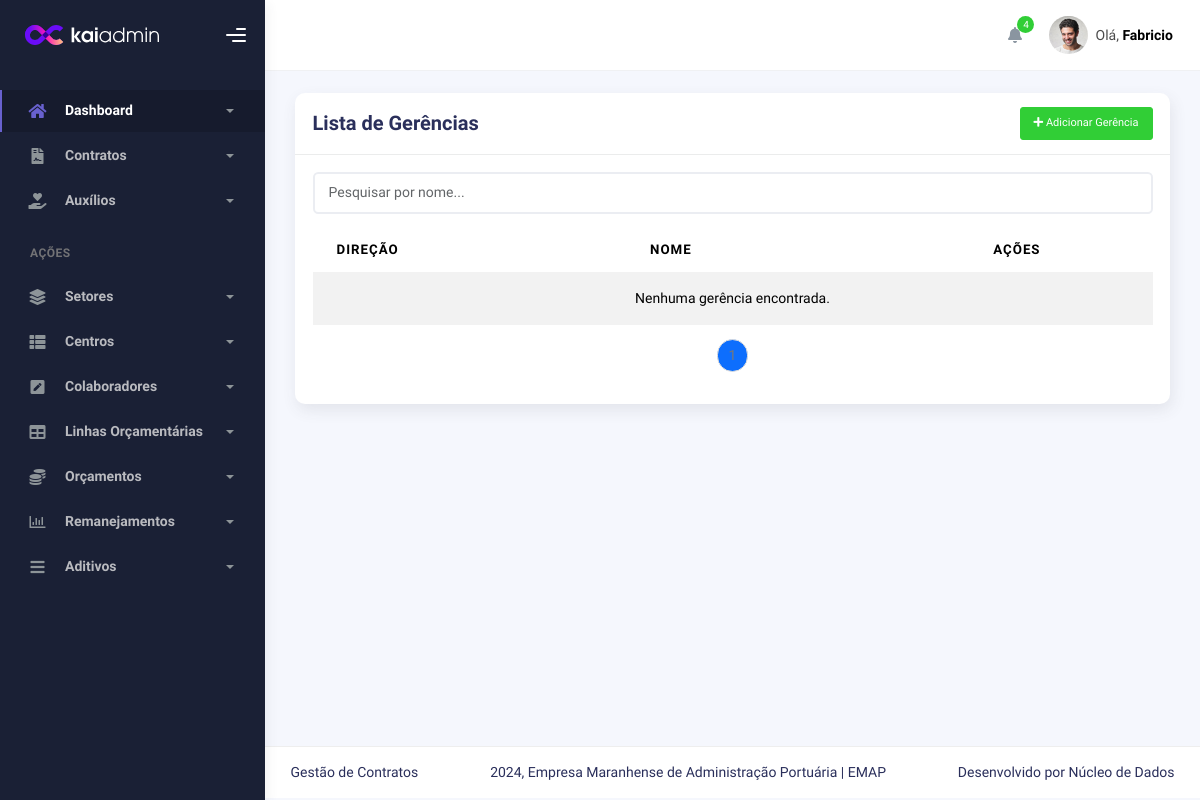
The app's page /setores/listargerencias/, older data.
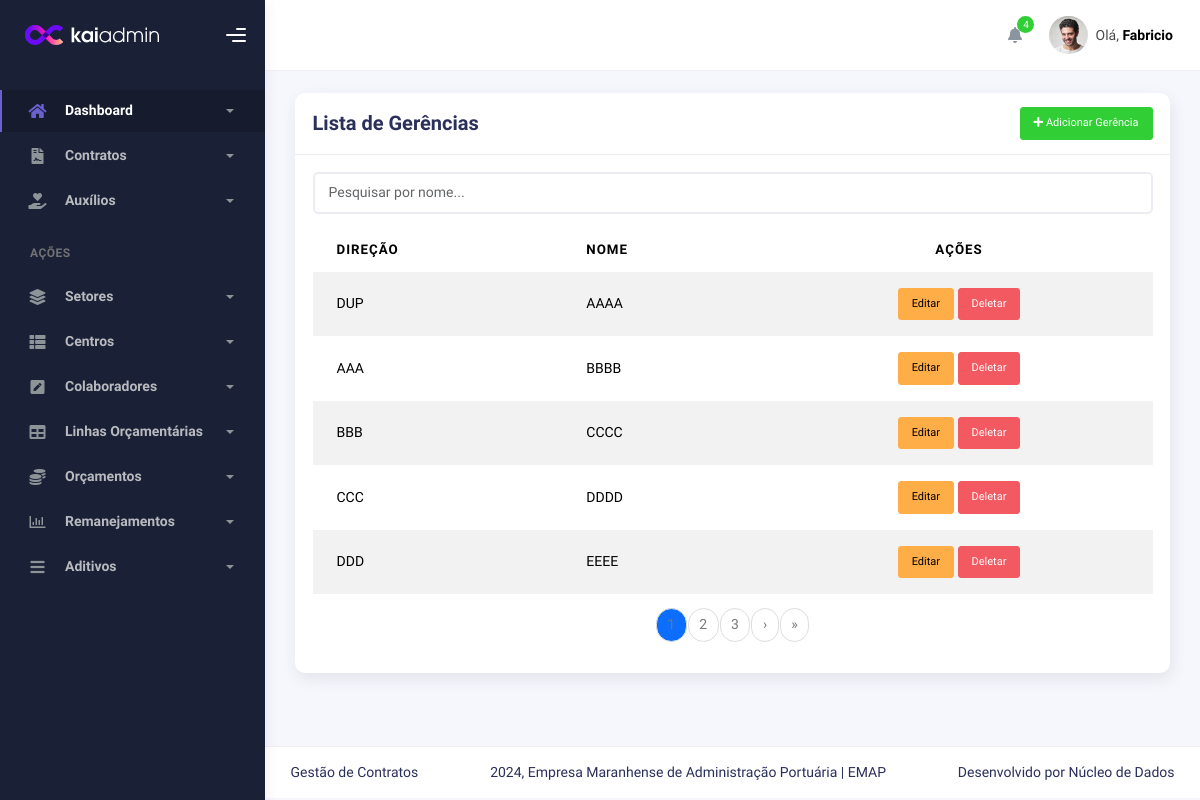
The same page, newer data.
### sectors/models.py (models this page shows, shortened)
class Gerencia(models.Model):
    nome = models.CharField(max_length=100,unique=True)
    direcao = models.ForeignKey(Direcao, on_delete=models.CASCADE, related_name='gerencias')
    class Meta:
        verbose_name = 'Gerência'
        verbose_name_plural = 'Gerências'
        unique_together = ('direcao','nome')

class Direcao(models.Model):
    nome = models.CharField(max_length=100,unique=True)
    class Meta:
        verbose_name = 'Direção'
        verbose_name_plural = 'Direções'

### sectors/views.py (the view)
# urls.py: path('listargerencias/', GerenciaListView.as_view(), name='gerencia_list'),
class GerenciaListView(ListView):
    model = Gerencia
    template_name = 'gerencia_list.html'
    context_object_name = 'gerencias'
    paginate_by = 5
    def get_queryset(self):
        query = self.request.GET.get('search')
        if query:
            return Gerencia.objects.filter(nome__icontains=query)
        return Gerencia.objects.all()

### sectors/templates/gerencia_list.html (shortened to what this page needs)
{% extends 'index.html' %}
{% block 'conteudo' %}
<div class="container">
    <div class="page-inner">
        <div class="row">
            <div class="col-md-12">
                <div class="card">
                    <div class="card-header d-flex justify-content-between align-items-center">
                        <h4 class="card-title">Lista de Gerências</h4>
                        <a href="{% url 'gerencia_create' %}" class="btn btn-success btn-sm">
                            <i class="fas fa-plus"></i> Adicionar Gerência
                        </a>
                    </div>
                    <div class="card-body">
                        <div class="input-group mb-3">
                            <input type="text" id="searchInput" class="form-control" placeholder="Pesquisar por nome...">
                        </div>
                        <table class="table table-striped">
                            <thead>
                                <tr>
                                    <th>Direção</th>
                                    <th>Nome</th>
                                    <th class="text-center">Ações</th>
                                </tr>
                            </thead>
                            <tbody id="gerenciaTable">
                                {% for gerencia in page_obj %}
                                <tr>
                                    <td>{{ gerencia.direcao.nome }}</td>
                                    <td>{{ gerencia.nome }}</td>
                                    <td class="text-center">
                                        <a href="{% url 'gerencia_update' gerencia.pk %}" class="btn btn-warning btn-sm">Editar</a>
                                        <a href="{% url 'gerencia_delete' gerencia.pk %}" class="btn btn-danger btn-sm">Deletar</a>
                                    </td>
                                </tr>
                                {% empty %}
                                <tr>
                                    <td colspan="3" class="text-center">Nenhuma gerência encontrada.</td>
                                </tr>
                                {% endfor %}
                            </tbody>
                        </table>
                        <nav>
                            <ul class="pagination justify-content-center">
                                {% for num in page_obj.paginator.page_range %}
                                    {% if page_obj.number == num %}
                                        <li class="page-item active"><span class="page-link">{{ num }}</span></li>
                                    {% elif num > page_obj.number|add:'-3' and num < page_obj.number|add:'3' %}
                                        <li class="page-item"><a class="page-link" href="?page={{ num }}">{{ num }}</a></li>
                                    {% endif %}
                                {% endfor %}
                                {% if page_obj.has_next %}
                                <li class="page-item">
                                    <a class="page-link" href="?page={{ page_obj.next_page_number }}" aria-label="Próximo">
                                        <span aria-hidden="true">&rsaquo;</span>
                                    </a>
                                </li>
                                <li class="page-item">
                                    <a class="page-link" href="?page={{ page_obj.paginator.num_pages }}" aria-label="Último">
                                        <span aria-hidden="true">&raquo;</span>
                                    </a>
                                </li>
                                {% endif %}
                            </ul>
                        </nav>
                    </div>
                </div>
            </div>
        </div>
    </div>
</div>
{% endblock %}

Row changes from the older to the newer data that the page shows:
added Gerencia: direcao.nome "DUP", nome "AAAA"
added Gerencia: direcao.nome "AAA", nome "BBBB"
added Gerencia: direcao.nome "BBB", nome "CCCC"
added Gerencia: direcao.nome "CCC", nome "DDDD"
added Gerencia: direcao.nome "DDD", nome "EEEE"
Text that changed along with them:
new list line: "2"
new list line: "3"
text no longer shown: "Nenhuma gerência encontrada."
